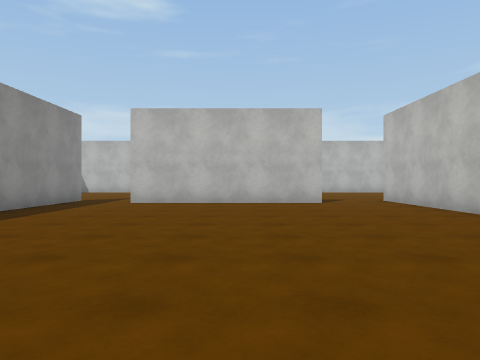
view 1 (above)

24 first-person views from a walk through a Unity game level. The camera is 1.2 m above the floor, looks level and sees 70° across. The floor is counted in squares, 2 m on a side. Each view is taken from the middle of a square. On the plan, view 1 faces up. The plan holds only what a view shows up to about 10 squares ahead; the rest is blank. The place goes on beyond the plan. The player character is not drawn. Surface patterns are stand-ins for the level's own textures.

view 2
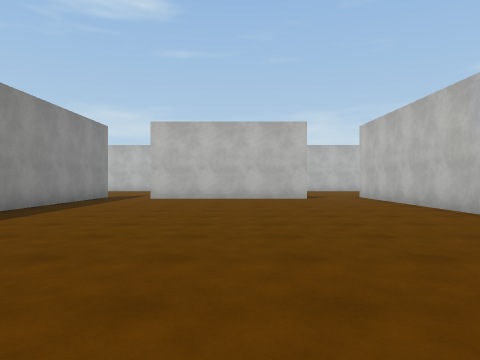

view 3
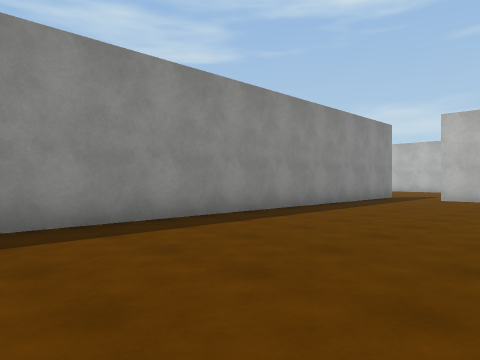

view 4
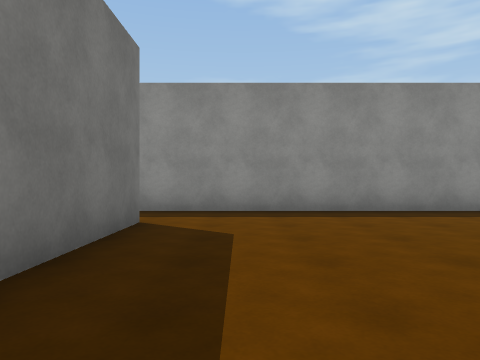

view 5
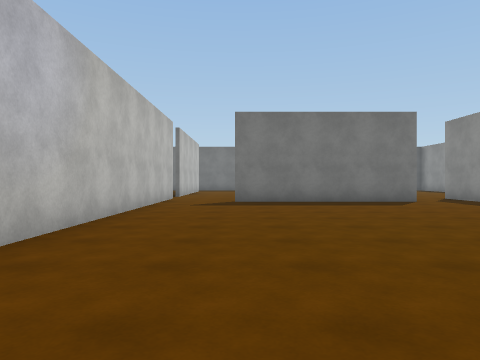

view 6
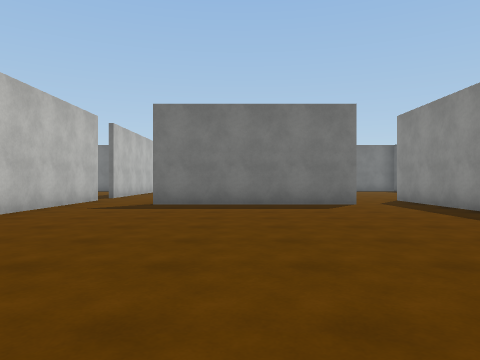

view 7
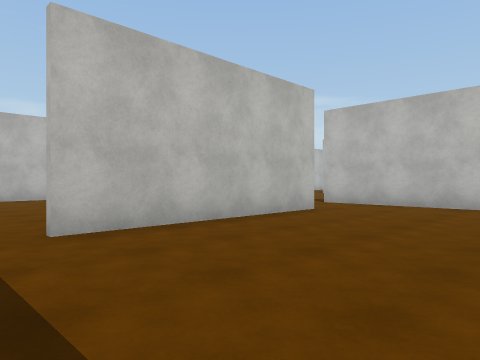

view 8
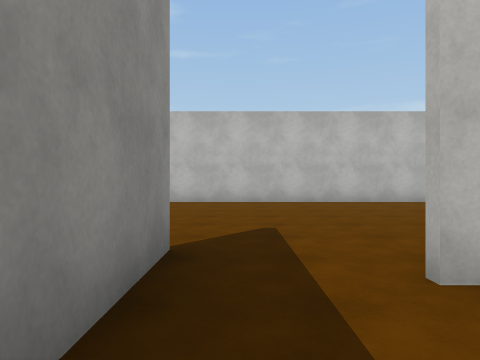

view 9
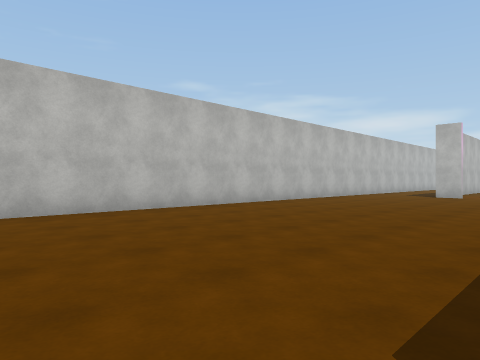

view 10
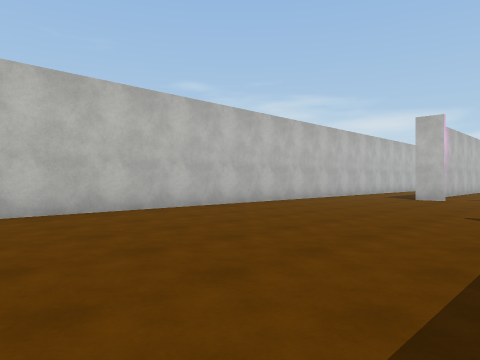

view 11
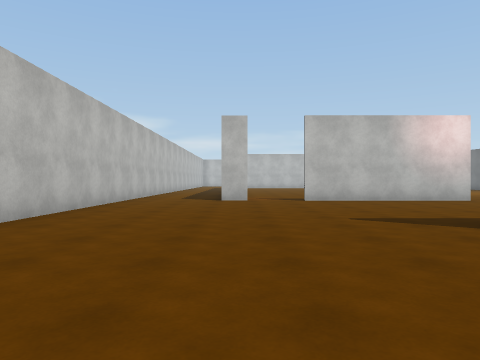

view 12
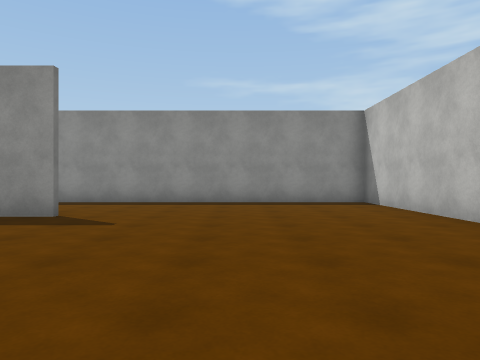

view 13
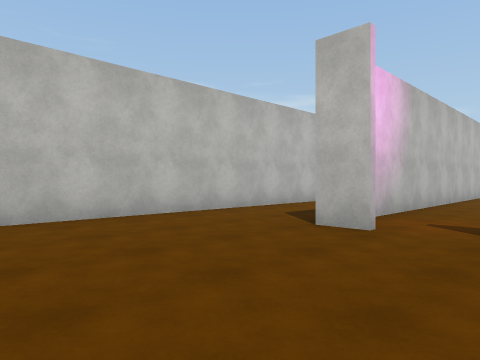

view 14
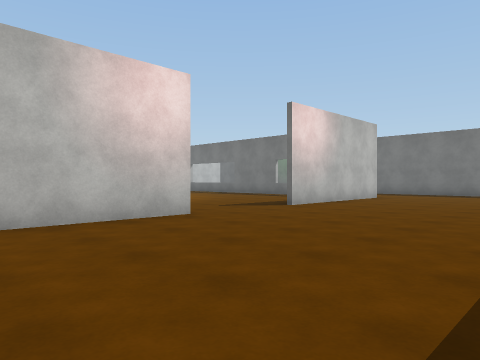

view 15
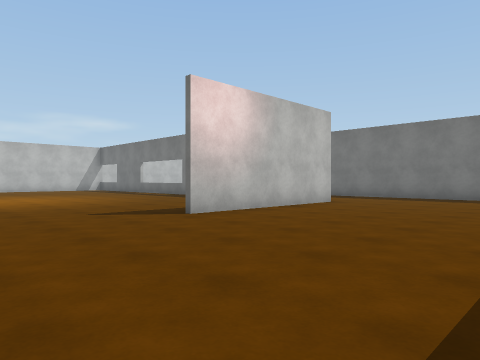

view 16
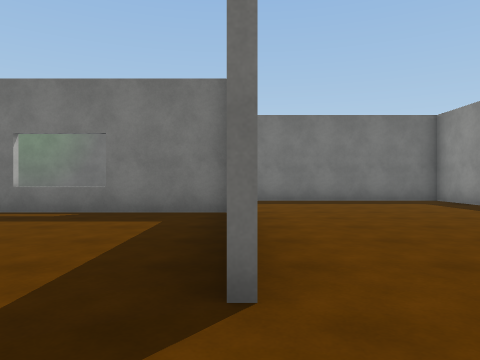

view 17
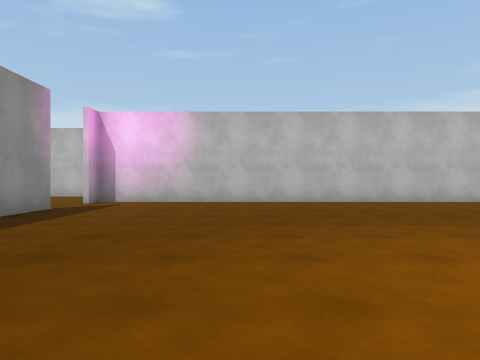

view 18
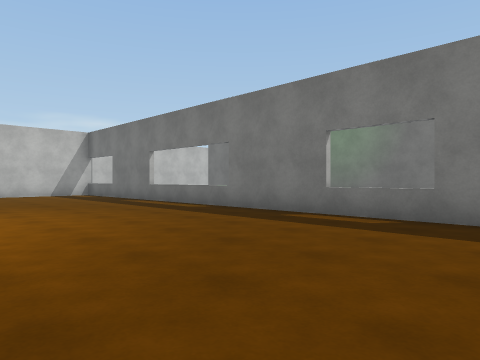

view 19
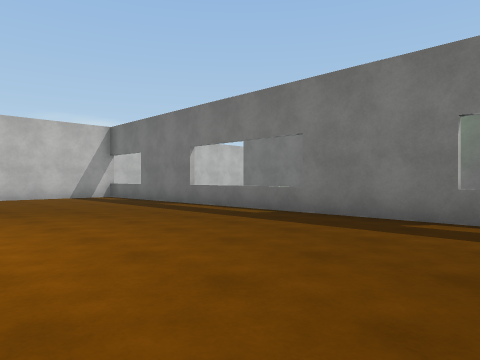

view 20
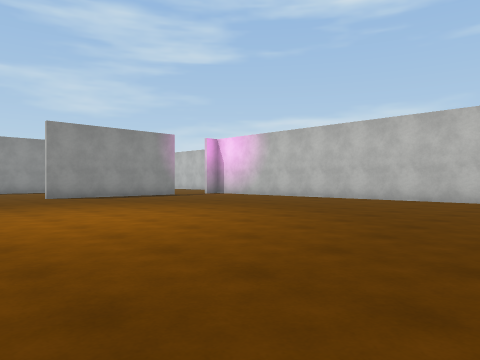

view 21
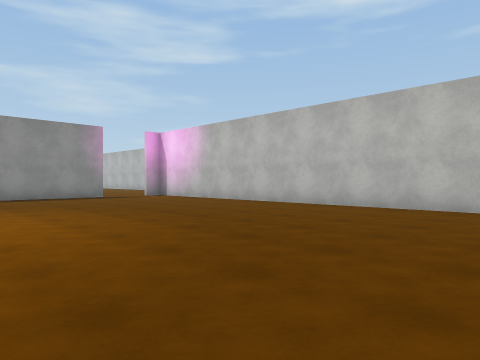

view 22
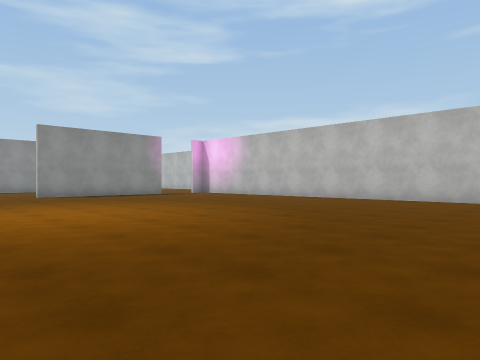

view 23
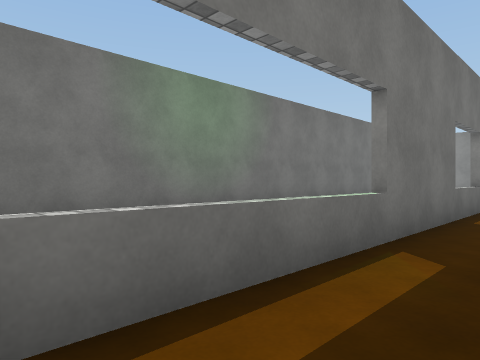

view 24
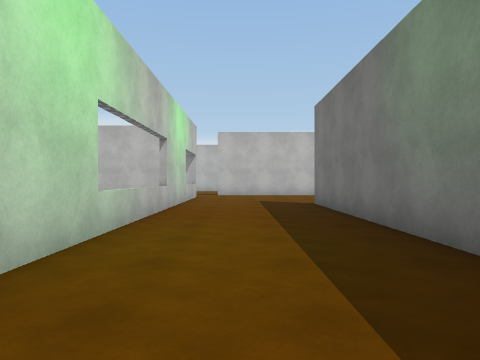

### Floor plan
Points are (right, up) in squares from view 1. A wall is a line through its corners. A room is listed if a view was taken in it or the views show most of it. See-through windows are left out.
Room 1 (views 1, 2, 3, 4, 5, 6, 7, 8)
walls: (-4.6, 8.5) (-4.6, -3.5); (-2.9, -3.4) (2.2, -3.4); (2.2, 9) (-2.9, 9); (4.2, -3.5) (4.2, 8.5)
ways out: opening at (-3.5, 9) to room 2; opening at (3, 9) to room 2; opening at (-3.5, -3); opening at (3, -3)
Room 2 (views 9, 10, 11, 12, 13, 14, 15, 16, 17, 18, 19, 20, 21, 22, 23, 24)
walls: (9.9, 6.2) (9.9, 11.1); (10.1, 11.1) (10.1, 8); (4.2, 8.5) (4.2, 10); (9.9, 12.8) (9.9, 13.6); (10.1, -1.3) (18.1, -1.3); (9.9, -1.5) (9.9, 3.4); (14.4, 16.3) (-8.2, 16.3) (-8.2, 8.1); (4.3, -3.1) (4.3, -4.9) (21.8, -4.9); (17.9, -1.5) (15.1, -1.5); (18.9, -1.3) (21.9, -1.3); (21.2, 13.4) (10.1, 13.4); (-4.6, 10) (-4.6, 8.5); (22.8, -1.5) (18.9, -1.5)
ways out: opening at (-3.5, 9) to room 1; opening at (3, 9) to room 1; opening at (22.5, -5)

Where each view was taken, in squares from view 1:
view 1: 0 up, 0 right, facing up
view 2: 2 down, 0 right, facing up
view 3: 2 down, 0 right, facing up-left
view 4: 2 down, 2 right, facing left
view 5: 6 up, 2 right, facing down
view 6: 5 up, 0 right, facing down
view 7: 5 up, 4 left, facing up-right
view 8: 7 up, 4 left, facing up
view 9: 10 up, 3 left, facing up-right
view 10: 10 up, 1 left, facing up-right
view 11: 13 up, 0 right, facing right
view 12: 13 up, 1 right, facing left
view 13: 11 up, 6 right, facing up-right
view 14: 10 up, 5 right, facing down-right
view 15: 7 up, 5 right, facing down-right
view 16: 5 up, 10 right, facing down
view 17: 4 up, 14 right, facing up
view 18: 4 up, 11 right, facing down-right
view 19: 4 up, 13 right, facing down-right
view 20: 3 up, 22 right, facing up-left
view 21: 6 up, 22 right, facing up-left
view 22: 3 up, 23 right, facing up-left
view 23: 0 up, 20 right, facing down-left
view 24: 3 down, 13 right, facing right
